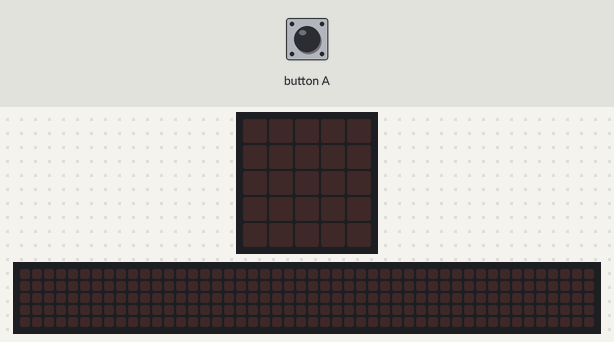
The program below on a simulated BBC micro:bit (MakeCode). Parts: the board's 5×5 LED display, a strip that is not on the board, showing the scrolling text unrolled. Inputs (shaded band) come from the test bench. Random numbers come from a fixed seed; the 48×5 strip is a reading aid, not a part: it shows the text the display is scrolling, unrolled, one strip-width of it at a time.

Above: at 1.2 s.
1.3 s: button A pressed for 0.15 s
At 1.67 s:
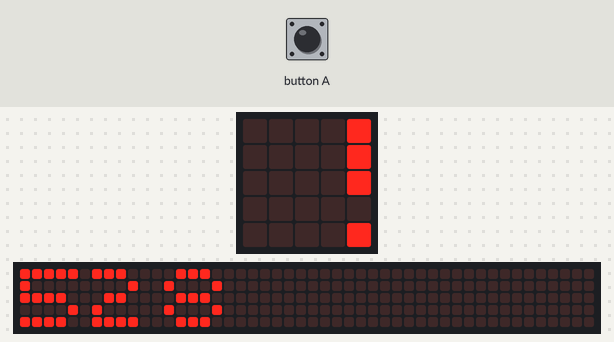
At 4.9 s:
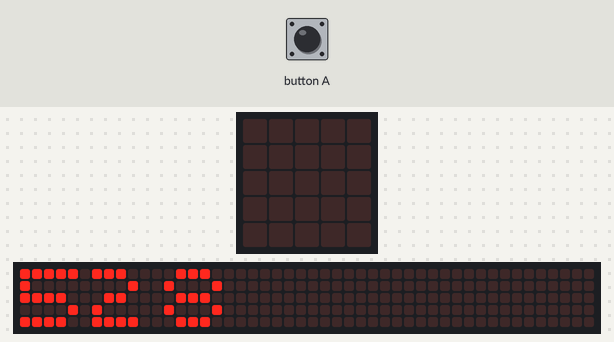
Timing chart, 0 to 6.4 s (numbered marks = the images above; inputs shaded):
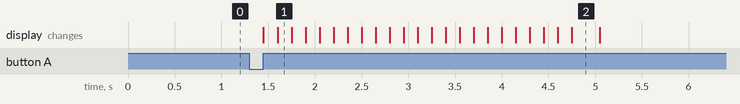

Measured:
- after the input at 1.3 s, the display: first changes after 0.15 s (image 1 shows a later state)

The program:

main.ts
```typescript
input.onButtonPressed(Button.A, function () {
    totaal = 0
    for (let waarde of list) {
        totaal += waarde
    }
    basic.showNumber(totaal)
})
let totaal = 0
let list: number[] = []
let lijst: number[] = []
for (let index = 0; index < 10; index++) {
    list.push(randint(1, 100))
}
```

test.ts
```typescript
// tests gaan hier; deze zal niet worden gecompileerd wanneer dit pakket wordt gebruikt als extensie.
```
